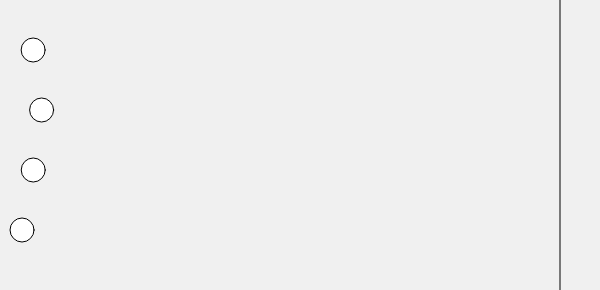
Frame 1 (no input)
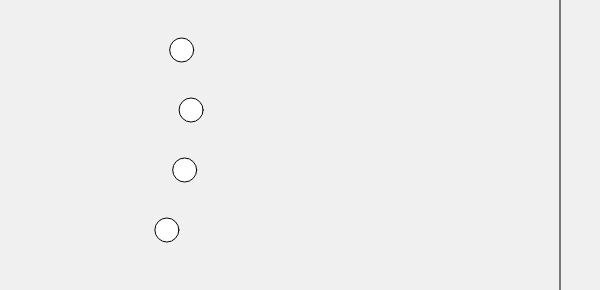
Frame 60 (no input)
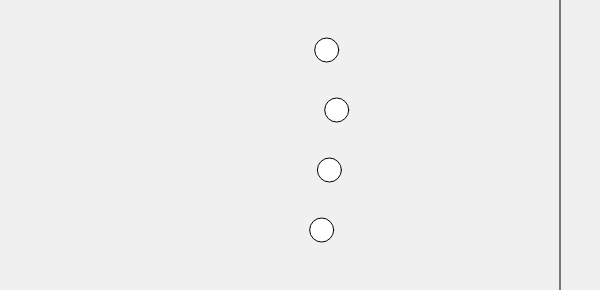
Frame 120 (the mouse pressed at the canvas centre since frame 60)

The p5.js sketch that drew these frames (run headless with seeded random() and noise() and a simulated clock; from frame 60 on, the mouse is pressed at the canvas centre):

// p5.js sketch
// ── sketch.js
let racerXs = [30, 40, 30, 20];
let startY = 50;
let yStep = 60;
let finishX = 560;
let fuckY = 500

function setup(){
    createCanvas(600, startY + yStep * racerXs.length);
}

function draw(){
    background (240);
     line(finishX, 0, finishX, height);
  for (let i = 0; i < racerXs.length; i++) {
    let y = startY + yStep * i;
    if (racerXs[i] < finishX) {
      racerXs[i] += random(1, 4);
    }
    if (racerXs[i] >= fuckY) {
        racerXs[i] -= random(1, 4)
    }
    circle(racerXs[i], y, 24);
}

}
